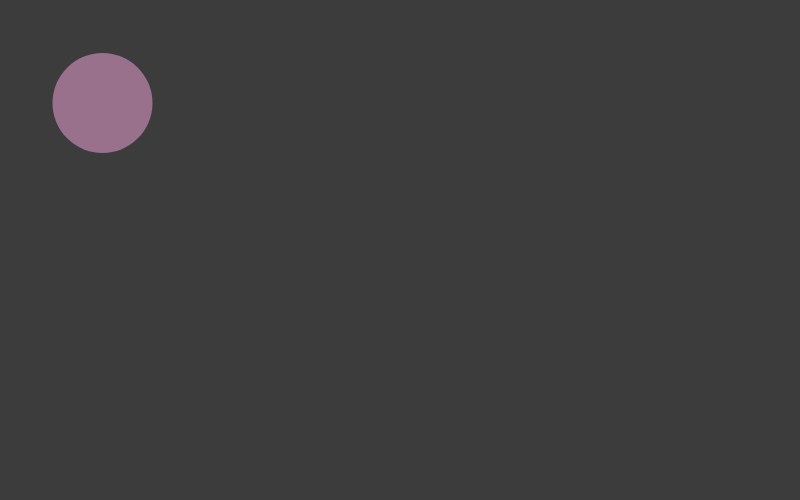
Frame 1 (no input)
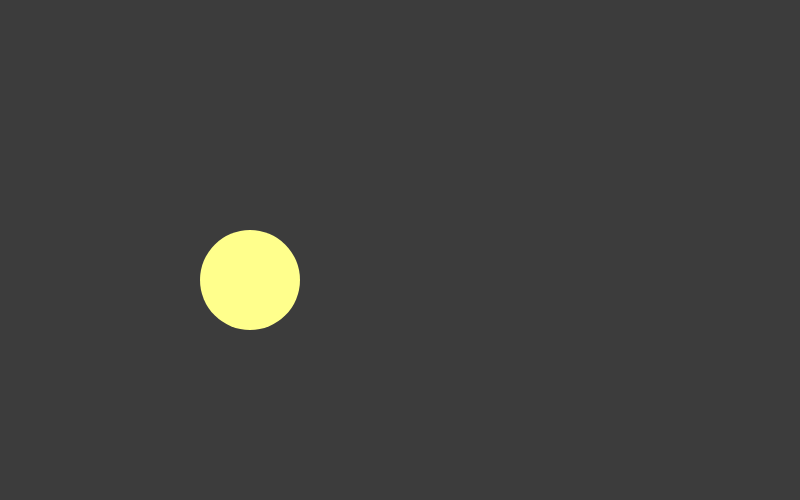
Frame 60 (no input)
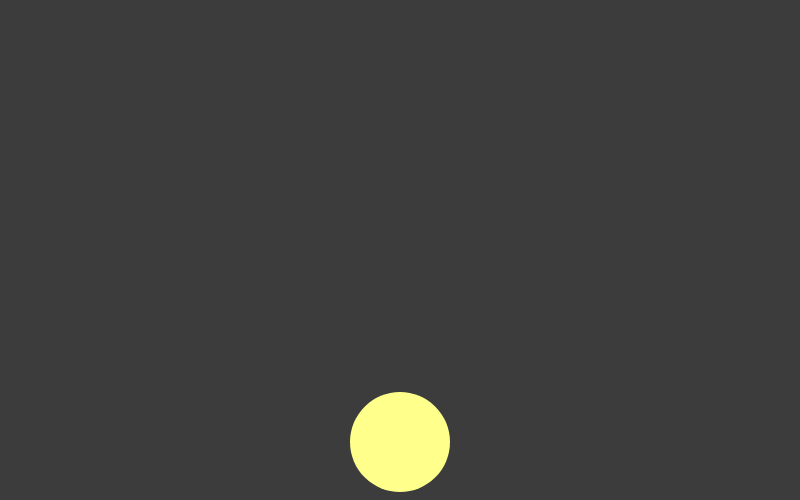
Frame 120 (the mouse pressed at the canvas centre since frame 60)

The p5.js sketch that drew these frames (run headless with seeded random() and noise() and a simulated clock; from frame 60 on, the mouse is pressed at the canvas centre):

// p5.js sketch
// ── sketch.js
// Location
var x = 100;
var y = 100;

// Speed
var xspeed = 2.5;
var yspeed = 3;

function setup() {
  var cnv = createCanvas(800, 500);
}

function draw() {
  background(60,60,60);

// Move the ball according to the speed variables
  x = x + xspeed;
  y = y + yspeed;
  var radius = 50;

// Check for canvas limits for bouncing effects
  if ((x > width - radius) || (x < radius)) {
    xspeed = xspeed * -1;
  }
  if((y > height - radius) || (y < radius)) {
    yspeed = yspeed * -1;
  }

  strokeWeight(0);
  fill(x + 50, y + 10, 140);

  // Display the ball
  ellipse(x, y, 100, 100)
}
